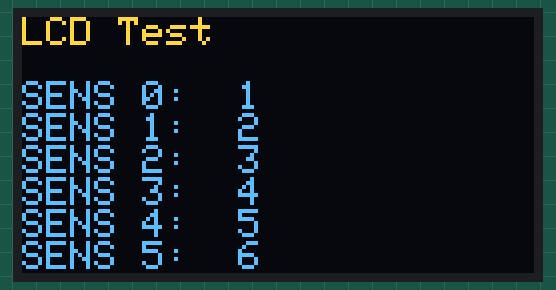
The sketch below on a simulated Teensy 4. On the bench: 128×64 one-colour display. The OLED is the two-colour kind (top 16 rows yellow).

Above: at 0.16 s.
At 5.0 s:
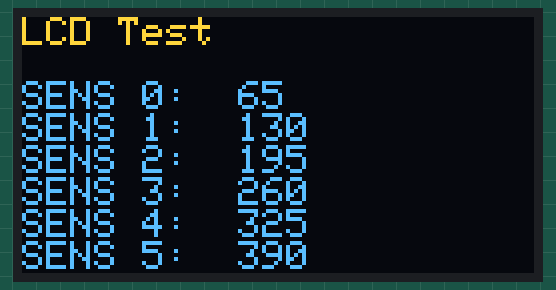
At 9.99 s:
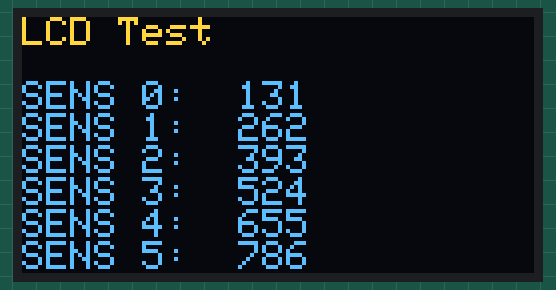
At 19.97 s:
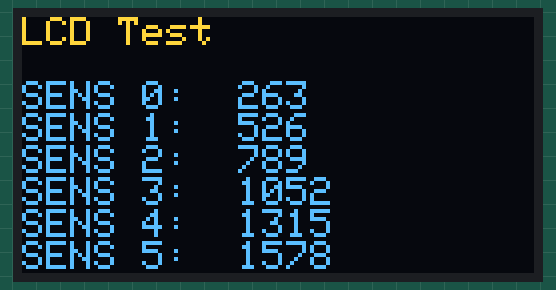
At 29.8 s:
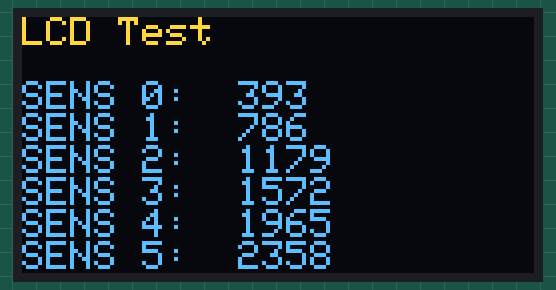
At 39.79 s:
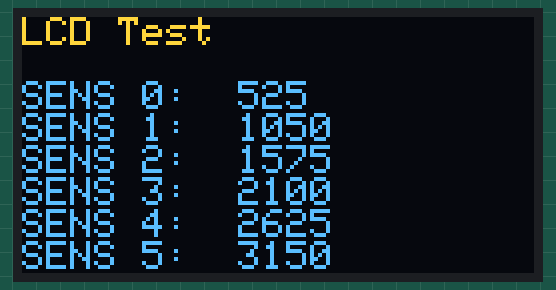

The sketch:

oled_display_test.ino
```cpp
#include <SPI.h>
#include <i2c_t3.h>
#include <Adafruit_GFX.h>
#include <Adafruit_SSD1306.h>

#define BUF_SIZE    50
#define OLED_DC     5
#define OLED_CS     3
#define OLED_RESET  4

Adafruit_SSD1306 display(OLED_DC, OLED_RESET, OLED_CS);


void setup()   {
    Serial.begin(9600);

    display.begin(SSD1306_SWITCHCAPVCC);

    display.clearDisplay();
    display.display();

    display.setTextSize(1);
    display.setTextColor(WHITE);
}

void loop()
{
    static int cnt = 0;
    char buf[BUF_SIZE];

    display.clearDisplay();
    display.setCursor(0,0);

    display.println("LCD Test");
    display.println();

    for (int i=0; i<6; i++)
    {
        snprintf(buf,BUF_SIZE,"SENS %d:  %d", i, (i+1)*cnt);
        display.println(buf);
    }

    display.display();
    cnt++;
    delay(50);
}
```
